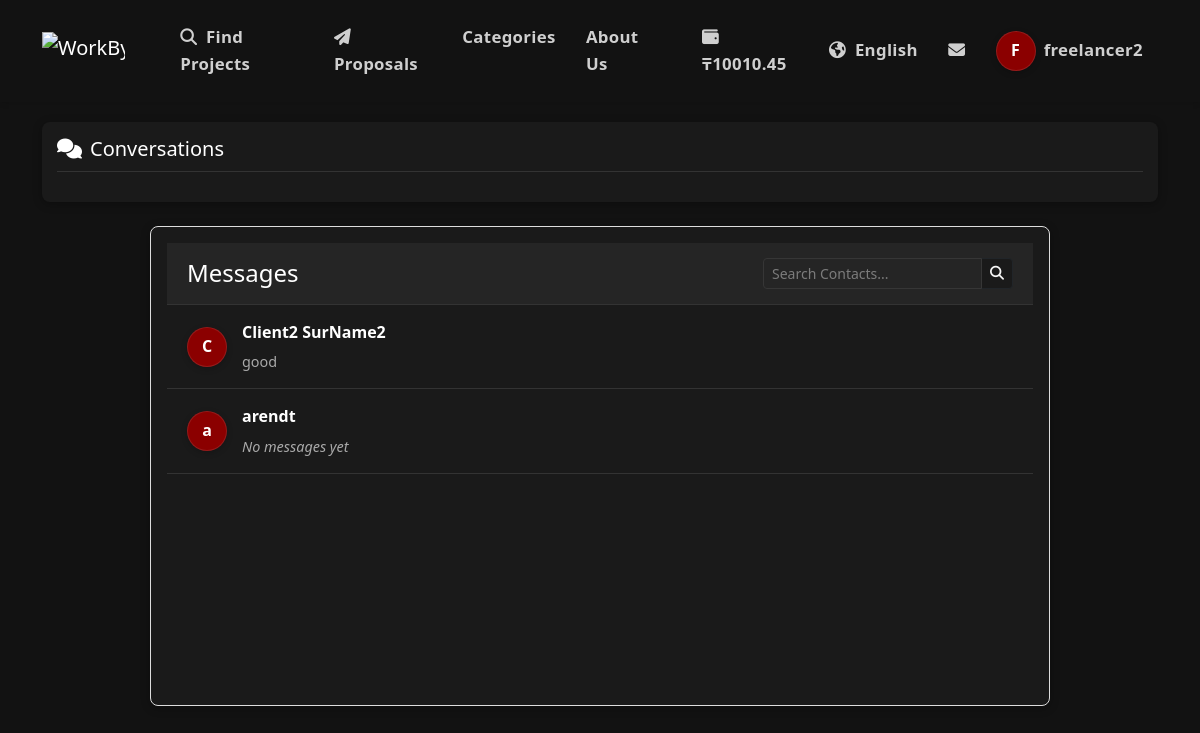
Page /en/chat/ (signed in) on the committed database.
### payments/models.py (models this page shows, shortened)
class Wallet(models.Model):
    user = models.OneToOneField(
        settings.AUTH_USER_MODEL,
        on_delete=models.CASCADE,
        related_name='wallet'
    )
    balance = models.DecimalField(_('Balance'), max_digits=10, decimal_places=2, default=0)
    is_active = models.BooleanField(_('Active'), default=True)
    created_at = models.DateTimeField(_('Created At'), auto_now_add=True)
    updated_at = models.DateTimeField(_('Updated At'), auto_now=True)
    class Meta:
        verbose_name = _('Wallet')
        verbose_name_plural = _('Wallets')

### accounts/models.py (models this page shows, shortened)
class User(AbstractUser):
    USER_TYPE_CHOICES = (
        ('client', _('Client')),
        ('freelancer', _('Freelancer')),
    )
    LANGUAGE_CHOICES = (
        ('en', _('English')),
        ('ru', _('Russian')),
        ('kk', _('Kazakh')),
    )
    user_type = models.CharField(_('User Type'), max_length=10, choices=USER_TYPE_CHOICES, default='client')
    bio = models.TextField(_('Biography'), blank=True)
    avatar = models.ImageField(_('Avatar'), upload_to='avatars/', blank=True, null=True)
    phone_number = models.CharField(_('Phone Number'), max_length=15, blank=True)
    preferred_language = models.CharField(_('Preferred Language'), max_length=2, choices=LANGUAGE_CHOICES, default='en')
    dark_mode = models.BooleanField(_('Dark Mode'), default=False)
    skills = models.TextField(_('Skills'), blank=True)
    hourly_rate = models.DecimalField(_('Hourly Rate'), max_digits=10, decimal_places=2, null=True, blank=True)
    company_name = models.CharField(_('Company Name'), max_length=100, blank=True)
    def get_full_name(self):
        if self.first_name or self.last_name:
            return f"{self.first_name} {self.last_name}".strip()
        return self.username
    @property
    def is_client(self):
        return self.user_type == 'client'
    @property
    def is_freelancer(self):
        return self.user_type == 'freelancer'

### chat/models.py (models this page shows, shortened)
class Conversation(models.Model):
    participants = models.ManyToManyField(
        settings.AUTH_USER_MODEL,
        related_name='conversations',
        verbose_name=_('Participants')
    )
    created_at = models.DateTimeField(_('Created At'), auto_now_add=True)
    updated_at = models.DateTimeField(_('Updated At'), auto_now=True)
    related_project = models.ForeignKey(
        'jobs.Project',
        on_delete=models.SET_NULL,
        related_name='conversations',
        null=True,
        blank=True,
        verbose_name=_('Related Project')
    )
    related_contract = models.ForeignKey(
        'jobs.Contract',
        on_delete=models.SET_NULL,
        related_name='conversations',
        null=True,
        blank=True,
        verbose_name=_('Related Contract')
    )
    class Meta:
        verbose_name = _('Conversation')
        verbose_name_plural = _('Conversations')
        ordering = ['-updated_at']
    def get_other_participant(self, user):
        other = self.participants.exclude(id=user.id).first()
        if other is None and self.participants.count() == 1:
            return None
        return other

class Message(models.Model):
    conversation = models.ForeignKey(
        Conversation,
        on_delete=models.CASCADE,
        related_name='messages',
        verbose_name=_('Conversation')
    )
    sender = models.ForeignKey(
        settings.AUTH_USER_MODEL,
        on_delete=models.CASCADE,
        related_name='sent_messages',
        verbose_name=_('Sender')
    )
    content = models.TextField(_('Content'))
    attachment = models.FileField(_('Attachment'), upload_to='chat_attachments/', null=True, blank=True)
    created_at = models.DateTimeField(_('Created At'), auto_now_add=True)
    is_read = models.BooleanField(_('Read'), default=False)
    class Meta:
        verbose_name = _('Message')
        verbose_name_plural = _('Messages')
        ordering = ['created_at']

### chat/views.py (the view)
# urls.py: path('', views.inbox_view, name='inbox'),
@login_required
def inbox_view(request):
    conversations = Conversation.objects.filter(
        participants=request.user
    ).prefetch_related('participants').distinct()
    conversations_list = []
    for conv in conversations:
        other_participant = conv.get_other_participant(request.user)
        unread_count = Message.objects.filter(
            conversation=conv,
            is_read=False
        ).exclude(sender=request.user).count()
        last_message = Message.objects.filter(
            conversation=conv
        ).order_by('-created_at').first()
        conversations_list.append({
            'conversation': conv,
            'other_participant': other_participant,
            'unread_count': unread_count,
            'last_message': last_message,
            'updated_at': conv.updated_at,
        })
    conversations_list = sorted(
        conversations_list,
        key=lambda x: (not x['unread_count'], -x['updated_at'].timestamp())
    )
    context = {
        'conversations': conversations_list,
    }
    return render(request, 'chat/inbox.html', context)

### jobs/context_processors.py (called while the page is built)
def contracts_processor(request):
    context = {
        'has_contracts': False,
    }
    if request.user.is_authenticated:
        contracts_exist = Contract.objects.filter(
            models.Q(client=request.user) | models.Q(freelancer=request.user)
        ).exists()
        context['has_contracts'] = contracts_exist
    return context

### payments/context_processors.py (called while the page is built)
def wallet_balance(request):
    if request.user.is_authenticated:
        wallet, _ = Wallet.objects.get_or_create(user=request.user)
        return {'user_balance': wallet.balance}
    return {'user_balance': None}

### templates/chat/inbox.html (shortened to what this page needs)
{% extends 'base.html' %}
{% load i18n %}
{% load static %}
{% block full_content %}
{% include 'includes/header.html' %}
<div class="container py-4">
    <div class="conversations-summary mb-4">
        <h5><i class="fas fa-comments me-2"></i>{% trans "Conversations" %}</h5>
    </div>
    <div class="chat-container">
        <div class="chat-header">
            <h4>{% trans "Messages" %}</h4>
            <div class="input-group input-group-sm" style="max-width: 250px;">
                <input type="text" class="form-control bg-dark border-dark text-light"
                        placeholder="{% trans 'Search Contacts...' %}" id="contactSearch">
                <span class="input-group-text bg-dark border-dark text-light">
                    <i class="fas fa-search"></i>
                </span>
            </div>
        </div>
        <div class="chat-list">
            {% for item in conversations %}
                <a href="{% url 'chat:conversation_detail' conversation_id=item.conversation.pk %}" class="chat-item">
                    <div class="avatar">
                        {% if item.other_participant.avatar %}
                            <img src="{{ item.other_participant.avatar.url }}" alt="{{ item.other_participant.get_full_name }}">
                        {% else %}
                            {{ item.other_participant.get_full_name|slice:":1" }}
                        {% endif %}
                    </div>
                    <div class="chat-content">
                        <div class="chat-name">{{ item.other_participant.get_full_name }}</div>
                        <div class="chat-preview">
                            {% if item.last_message %}
                                {{ item.last_message.content|truncatechars:50 }}
                            {% else %}
                                <em>{% trans "No messages yet" %}</em>
                            {% endif %}
                        </div>
                    </div>
                </a>
            {% endfor %}
        </div>
    </div>
</div>
{% endblock %}

### templates/includes/header.html (shortened to what this page needs)
{% load i18n %}
{% load static %}
<nav class="navbar navbar-expand-lg navbar-dark bg-dark border-bottom py-3">
    <div class="container">
        <a class="navbar-brand" href="{% url 'jobs:home' %}">
            <img src="{% static 'img/logo.png' %}" alt="WorkBy" height="40" class="d-inline-block align-text-top me-2">
        </a>
        <div class="collapse navbar-collapse" id="navbarSupportedContent">
            <ul class="navbar-nav me-auto mb-2 mb-lg-0">
                {% if user.is_authenticated %}
                    <li class="nav-item">
                        <a class="nav-link" href="{% url 'jobs:project_list' %}"><i class="fas fa-search me-1"></i> {% trans "Find Projects" %}</a>
                    </li>
                    <li class="nav-item">
                        <a class="nav-link" href="{% url 'jobs:my_proposals' %}">
                            <i class="fas fa-paper-plane me-1"></i> {% trans "Proposals" %}
                        </a>
                    </li>
                    <li class="nav-item">
                        <a class="nav-link" href="{% url 'jobs:categories' %}">{% trans "Categories" %}</a>
                    </li>
                    <li class="nav-item">
                        <a class="nav-link" href="{% url 'jobs:about' %}">{% trans "About Us" %}</a>
                    </li>
                {% endif %}
            </ul>
            <ul class="navbar-nav ml-auto align-items-center">
                {% if user.is_authenticated and user_balance is not None %}
                <li class="nav-item me-3">
                    <a href="{% url 'payments:wallet' %}" class="nav-link">
                        <i class="fas fa-wallet me-1"></i>
                        <span class="fw-bold">₸{{ user_balance }}</span>
                    </a>
                </li>
                {% endif %}
                <li class="nav-item dropdown">
                    <a class="nav-link dropdown-toggle" href="#" id="languageDropdown" role="button" data-bs-toggle="dropdown" aria-expanded="false">
                        <i class="fas fa-globe-americas me-1"></i>
                        {% get_current_language as CURRENT_LANGUAGE %}
                        {% if CURRENT_LANGUAGE == 'en' %}
                            {% trans "English" %}
                        {% elif CURRENT_LANGUAGE == 'ru' %}
                            {% trans "Russian" %}
                        {% elif CURRENT_LANGUAGE == 'kk' %}
                            {% trans "Kazakh" %}
                        {% endif %}
                    </a>
                </li>
                {% if user.is_authenticated %}
                    <li class="nav-item d-none d-lg-block">
                        <a class="nav-link" href="{% url 'chat:inbox' %}" title="{% trans 'Messages' %}">
                            <i class="fas fa-envelope"></i>
                        </a>
                    </li>
                    <li class="nav-item dropdown">
                        <a class="nav-link dropdown-toggle d-flex align-items-center" href="#" id="navbarDropdown" role="button" data-bs-toggle="dropdown" aria-expanded="false">
                            <div class="avatar avatar-md me-2">
                                {% if user.avatar %}
                                    <img src="{{ user.avatar.url }}" alt="{{ user.get_full_name|default:user.username }}">
                                {% else %}
                                    {{ user.get_full_name|slice:":1"|upper|default:user.username|slice:":1"|upper }}
                                {% endif %}
                            </div>
                            <span>{{ user.username }}</span>
                        </a>
                    </li>
                {% endif %}
            </ul>
        </div>
    </div>
</nav>

### static/css/style.css (style rules this page uses)
body::before { display: none !important; }
.navbar-dark { border-bottom: none !important; }
.navbar + div, header + div, .navbar-fixed-top + div, .navbar + main, .navbar + .container, .navbar + .container-fluid { margin-top: 0 !important; padding-top: 0 !important; border-top: none !important; }
body, html { background-color: #121212 !important; }
:root { --primary-color: #8B0000; --primary-color-light: #a52a2a; --primary-color-dark: #6b0000; --secondary-color: #6c757d; --background-color: #121212; --text-color: #f5f5f5; --dark-bg: #1a1a1a; --border-color: #333; --danger-color: #dc3545; --warning-color: #ffc107; --info-color: #17a2b8; --success-color: #28a745; --body-bg: #0f0f0f; --card-bg: #1e1e1e; --card-border: #2a2a2a; --navbar-bg: #121212; --footer-bg: #121212; --hover-color: #2a2a2a; --input-bg: #252525; --input-border: #363636; --dropdown-bg: #1e1e1e; --dropdown-hover: #2a2a2a; --btn-hover-bg: #700000; --table-border: #2a2a2a; --table-row-hover: #2a2a2a; --table-header-bg: #1a1a1a; --bg-light: #1e1e1e; --breadcrumb-bg: #1e1e1e; --counter-wrapper-bg: #1e1e1e; --text-muted: #a0a0a0; --box-shadow: 0 4px 6px rgba(0, 0, 0, 0.1); --hover-shadow: 0 8px 15px rgba(0, 0, 0, 0.2); }
body { font-family: 'Segoe UI', Tahoma, Geneva, Verdana, sans-serif; line-height: 1.6; color: var(--text-color) !important; background-color: var(--background-color) !important; min-height: 100vh; display: flex; flex-direction: column; }
.input-group-text { background-color: var(--card-bg); color: var(--text-muted); border-color: var(--input-border); }
.chat-container { height: 60vh; overflow-y: auto; border: 1px solid #ddd; border-radius: 10px; padding: 1rem; background-color: #f9f9f9; }
body { display: flex; flex-direction: column; min-height: 100vh; }
.navbar { background-color: var(--navbar-bg) !important; box-shadow: 0 2px 5px rgba(0, 0, 0, 0.1); }
a { color: var(--primary-color); text-decoration: none; transition: color 0.3s ease, transform 0.2s ease; }
.navbar .nav-link { position: relative; padding: 0.5rem 1rem; margin: 0 0.2rem; transition: all 0.3s ease; font-size: 1.05rem; font-weight: 600; color: var(--text-color); }
.navbar .nav-link::after { content: ''; position: absolute; width: 0; height: 2px; bottom: 0; left: 50%; transform: translateX(-50%); background-color: var(--primary-color); transition: all 0.3s ease; opacity: 0; }
.navbar-nav { margin-left: 1rem; }
.nav-item { margin: 0 0.25rem; }
.navbar .navbar-nav .nav-link { text-shadow: 0 0 1px rgba(0, 0, 0, 0.1); letter-spacing: 0.02rem; }
.bg-dark { background-color: var(--dark-bg) !important; }
.form-control { background-color: var(--input-bg); border-color: var(--input-border); color: var(--text-color); }
.navbar-dark .navbar-nav .nav-link { color: rgba(255, 255, 255, 0.8); }
.navbar { background-color: var(--navbar-bg); box-shadow: 0 2px 5px rgba(0, 0, 0, 0.1); }
.navbar .nav-link { color: var(--text-color); }
.text-light { color: var(--text-color) !important; }
a { color: var(--primary-color); text-decoration: none; }
.bg-dark { background-color: var(--dark-bg) !important; color: var(--text-color) !important; }
.form-control, .form-select, .form-check-input { background-color: var(--input-bg) !important; color: var(--text-color) !important; border-color: var(--input-border) !important; }
::placeholder { color: var(--text-muted) !important; opacity: 0.7 !important; }
.navbar-brand { position: relative; transition: all 0.3s ease; }

### templates/base.html (style rules this page uses)
.avatar { background-color: #8B0000; border-radius: 50%; display: flex; align-items: center; justify-content: center; color: white; font-weight: bold; overflow: hidden; border: 1px solid rgba(255, 255, 255, 0.1); box-shadow: 0 2px 6px rgba(0, 0, 0, 0.2); transition: transform 0.2s ease; }
.avatar-md { width: 40px; height: 40px; font-size: 16px; }

### rows in the picture
Wallet: balance "10010.45"
User: get_full_name "F", username "freelancer2"
Conversation: other_participant.get_full_name "C", other_participant.get_full_name "Client2 SurName2", last_message.content "good"
Conversation: other_participant.get_full_name "a", other_participant.get_full_name "arendt"
